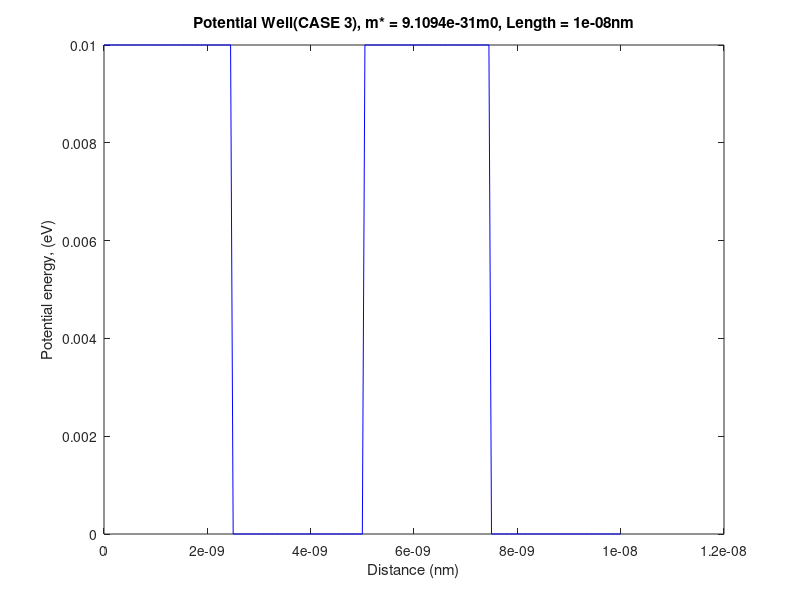

Recreate this plot in MATLAB. (Note: this script raises an error after producing the figure.)
clear
clf;


npoints=200;
me=9.10938188e-31; %mass of electron 
length=10e-9;   %10nm
x=0:length/npoints:length;

hbar=1.054571596;										%Planck's constant (x10^34 J s)

n=4  % up to first 4 bound states
s1=char('.y','.k','.r','.g','.b','.m','.c');
s=char('b','r','y','m','b','m','c');								%plot curves in different colors

 %CASE 3____________________________________________________

%potential well diagram
figure();
for i=1:npoints+1
    if i<(npoints/4+1) | ((i<3*npoints/4+1) &(i>npoints/2+1)) 
        v(i)=0.01;
    else
        v(i)=0.0;

    end
    
     end						    %potential (eV)
 plot(x,v,'b');xlabel('Distance (nm)'),ylabel('Potential energy, (eV)');
 tt4=['Potential Well(CASE 3), m* = ',num2str(me),'m0, Length = ',num2str(length),'nm'];
 title(tt4);
 
 %numerical solution 

[energy,phi]=solve_schM(10,npoints,v,1,n);		%call solve_schM
figure()
for i=1:4
       
    
    %j=1+mod(i,7);
      plot(x,phi(:,i),s1(i));											%plot eigenfunctions
       hold on;
       sprintf(['eigenenergy CASE 2(',num2str(i),') = ',num2str(energy(i)),' eV'])		%energy eigenvalues
end
 tt4=['Potential Well(CASE 3),Numerical sol. m* = ',num2str(me),'m0, Length = ',num2str(length),'nm'];
legend('n=1','n=2','n=3','n=4');
 xlabel('Distance (nm)'),ylabel('Wave function');
 title(tt4);
 
 
 %CASE 4____________________________________________________

%potential well diagram
figure();
for i=1:npoints+1
    if i<(npoints/4+1) | ((i>3*npoints/4+1)) 
        v(i)=0.01;
    else
        v(i)=0.0;

    end
    
     end						    %potential (eV)
 plot(x,v,'b');xlabel('Distance (nm)'),ylabel('Potential energy, (eV)');
 tt4=['Potential Well(CASE 4), m* = ',num2str(me),'m0, Length = ',num2str(length),'nm'];
 title(tt4);
 
 %numerical solution 

[energy,phi]=solve_schM(10,npoints,v,1,n);		%call solve_schM
figure()
for i=1:4
       
    
    %j=1+mod(i,7);
      plot(x,phi(:,i),s1(i));											%plot eigenfunctions
       hold on;
       sprintf(['eigenenergy CASE 2(',num2str(i),') = ',num2str(energy(i)),' eV'])		%energy eigenvalues
end
 tt4=['Potential Well(CASE 4),Numerical sol. m* = ',num2str(me),'m0, Length = ',num2str(length),'nm'];
legend('n=1','n=2','n=3','n=4');
 xlabel('Distance (nm)'),ylabel('Wave function');
 title(tt4);
 
 %CASE 5____________________________________________________

%potential well diagram
figure();
for i=1:npoints+1
    if i>(npoints/4+1) & (i<3*npoints/4+1) 
        v(i)=0.01;
    else
        v(i)=0.0;

    end
    
     end						    %potential (eV)
 plot(x,v,'b');xlabel('Distance (nm)'),ylabel('Potential energy, (eV)');
 tt4=['Potential Well(CASE 5), m* = ',num2str(me),'m0, Length = ',num2str(length),'nm'];
 title(tt4);
 
 %numerical solution 

[energy,phi]=solve_schM(10,npoints,v,1,n);		%call solve_schM
figure()
for i=1:4
       
    
    %j=1+mod(i,7);
      plot(x,phi(:,i),s1(i));											%plot eigenfunctions
       hold on;
       sprintf(['eigenenergy CASE 5(',num2str(i),') = ',num2str(energy(i)),' eV'])		%energy eigenvalues
end
 tt4=['Potential Well(CASE 2),Numerical sol. m* = ',num2str(me),'m0, Length = ',num2str(length),'nm'];
legend('n=1','n=2','n=3','n=4');
 xlabel('Distance (nm)'),ylabel('Wave function');
 title(tt4);
 
 %CASE 6____________________________________________________

%potential well diagram
figure();
for i=1:npoints+1
        v(i)=0.01*sin(i);
    end						    %potential (eV)
 plot(x,v,'b');xlabel('Distance (nm)'),ylabel('Potential energy, (eV)');
 tt4=['Potential Well(CASE 6), m* = ',num2str(me),'m0, Length = ',num2str(length),'nm'];
 title(tt4);
 
 %numerical solution 

[energy,phi]=solve_schM(10,npoints,v,1,n);		%call solve_schM
figure()
for i=1:4
       
    
    %j=1+mod(i,7);
      plot(x,phi(:,i),s1(i));											%plot eigenfunctions
       hold on;
       sprintf(['eigenenergy CASE 2(',num2str(i),') = ',num2str(energy(i)),' eV'])		%energy eigenvalues
end
 tt4=['Potential Well(CASE 6),Numerical sol. m* = ',num2str(me),'m0, Length = ',num2str(length),'nm'];
legend('n=1','n=2','n=3','n=4');
 xlabel('Distance (nm)'),ylabel('Wave function');
 title(tt4);
 
 
  %CASE 7____________________________________________________

%potential well diagram
figure();
for i=1:npoints+1
        v(i)=0.01*sin(i/20);
    end						    %potential (eV)
 plot(x,v,'b');xlabel('Distance (nm)'),ylabel('Potential energy, (eV)');
 tt4=['Potential Well(CASE 7), m* = ',num2str(me),'m0, Length = ',num2str(length),'nm'];
 title(tt4);
 
 %numerical solution 

[energy,phi]=solve_schM(10,npoints,v,1,n);		%call solve_schM
figure()
for i=1:4
       
    
    %j=1+mod(i,7);
      plot(x,phi(:,i),s1(i));											%plot eigenfunctions
       hold on;
       sprintf(['eigenenergy CASE 2(',num2str(i),') = ',num2str(energy(i)),' eV'])		%energy eigenvalues
end
 tt4=['Potential Well(CASE 7),Numerical sol. m* = ',num2str(me),'m0, Length = ',num2str(length),'nm'];
legend('n=1','n=2','n=3','n=4');
 xlabel('Distance (nm)'),ylabel('Wave function');
 title(tt4);
 
  %CASE 8____________________________________________________

%potential well diagram
figure();
for i=1:npoints+1
        v(i)=0.01*cos(i/20);
    end						    %potential (eV)
 plot(x,v,'b');xlabel('Distance (nm)'),ylabel('Potential energy, (eV)');
 tt4=['Potential Well(CASE 8), m* = ',num2str(me),'m0, Length = ',num2str(length),'nm'];
 title(tt4);
 
 %numerical solution 

[energy,phi]=solve_schM(10,npoints,v,1,n);		%call solve_schM
figure()
for i=1:4
       
    
    %j=1+mod(i,7);
      plot(x,phi(:,i),s1(i));											%plot eigenfunctions
       hold on;
       sprintf(['eigenenergy CASE 2(',num2str(i),') = ',num2str(energy(i)),' eV'])		%energy eigenvalues
end
 tt4=['Potential Well(CASE 8),Numerical sol. m* = ',num2str(me),'m0, Length = ',num2str(length),'nm'];
legend('n=1','n=2','n=3','n=4');
 xlabel('Distance (nm)'),ylabel('Wave function');
 title(tt4);
 
   %CASE 9____________________________________________________

%potential well diagram
figure();
for i=1:npoints+1
    if i<npoints/2
        v(i)=0.1-0.01*i/(10);
    else
        v(i)=-0.1+0.01*i/(10);
    end
        
    end						    %potential (eV)
 plot(x,v,'b');xlabel('Distance (nm)'),ylabel('Potential energy, (eV)');
 tt4=['Potential Well(CASE 9), m* = ',num2str(me),'m0, Length = ',num2str(length),'nm'];
 title(tt4);
 
 %numerical solution 

[energy,phi]=solve_schM(10,npoints,v,1,n);		%call solve_schM
figure()
for i=1:4
       
    
    %j=1+mod(i,7);
      plot(x,phi(:,i),s1(i));											%plot eigenfunctions
       hold on;
       sprintf(['eigenenergy CASE 2(',num2str(i),') = ',num2str(energy(i)),' eV'])		%energy eigenvalues
end
 tt4=['Potential Well(CASE 9),Numerical sol. m* = ',num2str(me),'m0, Length = ',num2str(length),'nm'];
legend('n=1','n=2','n=3','n=4');
 xlabel('Distance (nm)'),ylabel('Wave function');
 title(tt4);